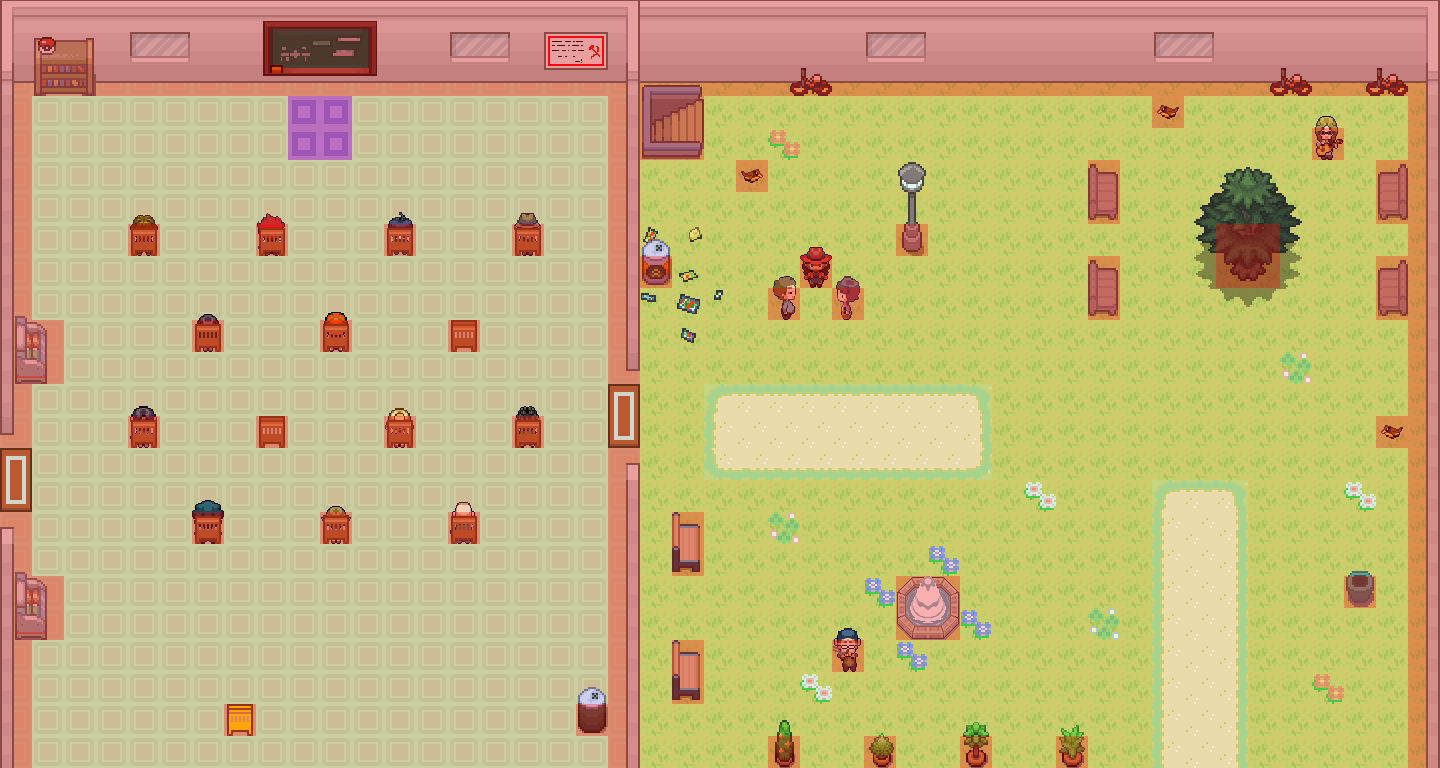

A 2D game scene composited from a Tiled map and its tileset images. What follows is a short description and the map's XML, with each tile layer's data collapsed to a summary:
An orthogonal 45x24 tile map with 32x32 px tiles, 6 tile layers (Ground1, Ground2, Collision1, Collision2, ...) and 19 objects (15x sign, 2x door, Spawn Point, bigSign).

<map version="1.5" tiledversion="1.7.2" orientation="orthogonal" renderorder="right-down" width="45" height="24" tilewidth="32" tileheight="32" infinite="0" nextlayerid="8" nextobjectid="22">
 <editorsettings>
  <export target="university-new.json" format="json" />
 </editorsettings>
 <tileset firstgid="1" name="tileset" tilewidth="32" tileheight="32" tilecount="1365" columns="39">
  <image source="tileset.png" width="1248" height="1120" />
 </tileset>
 <layer id="1" name="Ground1" width="45" height="24">
  <data>[1080 cells, 1080 non-empty, 2 distinct tile ids]</data>
 </layer>
 <layer id="2" name="Ground2" width="45" height="24">
  <data>[1080 cells, 87 non-empty, 30 distinct tile ids]</data>
 </layer>
 <layer id="4" name="Collision1" width="45" height="24">
  <data>[1080 cells, 244 non-empty, 61 distinct tile ids]</data>
 </layer>
 <layer id="3" name="Collision2" width="45" height="24">
  <data>[1080 cells, 61 non-empty, 33 distinct tile ids]</data>
 </layer>
 <layer id="5" name="Above" width="45" height="24">
  <data>[1080 cells, 39 non-empty, 38 distinct tile ids]</data>
 </layer>
 <layer id="7" name="CollisionLayer" width="45" height="24">
  <data>[1080 cells, 253 non-empty, 1 distinct tile ids]</data>
 </layer>
 <objectgroup id="6" name="Objects">
  <object id="1" name="Spawn Point" x="1200" y="704">
   <point />
  </object>
  <object id="2" name="door" type="door" gid="1" x="1168" y="768" width="64" height="16">
   <properties>
    <property name="destination" value="OverworldScene" />
    <property name="link" type="bool" value="false" />
   </properties>
  </object>
  <object id="3" name="door" type="door" gid="1" x="0" y="512" width="16" height="64">
   <properties>
    <property name="destination" value="teaching" />
    <property name="link" type="bool" value="true" />
   </properties>
  </object>
  <object id="4" name="sign" type="sign" gid="1" x="832" y="672" width="32" height="32">
   <properties>
    <property name="direction" value="up" />
    <property name="text">Shhhhh...
Hahahahaha</property>
    <property name="text_es">Shhhhh...
Jajajajaja</property>
   </properties>
  </object>
  <object id="5" name="sign" type="sign" gid="1" x="800" y="288" width="32" height="32">
   <properties>
    <property name="direction" value="up" />
    <property name="text">How cool
is my hat?</property>
    <property name="text_es">Cuán cool
es mi sombrero?</property>
   </properties>
  </object>
  <object id="7" name="sign" type="sign" gid="1" x="1312" y="160" width="32" height="32">
   <properties>
    <property name="direction" value="up" />
    <property name="text">Caritoooo
suelta tu pena</property>
    <property name="text_es">Caritoooo
suelta tu pena</property>
   </properties>
  </object>
  <object id="8" name="sign" type="sign" gid="1" x="128" y="256" width="32" height="32">
   <properties>
    <property name="direction" value="down" />
    <property name="text">Hi teacher,
when is the exam?</property>
    <property name="text_es">Profesor,
cuándo es el examen?</property>
   </properties>
  </object>
  <object id="9" name="sign" type="sign" gid="1" x="256" y="256" width="32" height="32">
   <properties>
    <property name="direction" value="down" />
    <property name="text">Hi teacher,
when is the exam?</property>
    <property name="text_es">Profesor,
cuándo es el examen?</property>
   </properties>
  </object>
  <object id="10" name="sign" type="sign" gid="1" x="512" y="256" width="32" height="32">
   <properties>
    <property name="direction" value="down" />
    <property name="text">Hi teacher,
when is the exam?</property>
    <property name="text_es">Profesor,
cuándo es el examen?</property>
   </properties>
  </object>
  <object id="11" name="sign" type="sign" gid="1" x="320" y="352" width="32" height="32">
   <properties>
    <property name="direction" value="down" />
    <property name="text">Hi teacher,
when is the exam?</property>
    <property name="text_es">Profesor,
cuándo es el examen?</property>
   </properties>
  </object>
  <object id="12" name="sign" type="sign" gid="1" x="384" y="448" width="32" height="32">
   <properties>
    <property name="direction" value="down" />
    <property name="text">Hi teacher,
when is the exam?</property>
    <property name="text_es">Profesor,
cuándo es el examen?</property>
   </properties>
  </object>
  <object id="13" name="sign" type="sign" gid="1" x="512" y="448" width="32" height="32">
   <properties>
    <property name="direction" value="down" />
    <property name="text">Hi teacher,
when is the exam?</property>
    <property name="text_es">Profesor,
cuándo es el examen?</property>
   </properties>
  </object>
  <object id="14" name="sign" type="sign" gid="1" x="192" y="544" width="32" height="32">
   <properties>
    <property name="direction" value="down" />
    <property name="text">Hi teacher,
when is the exam?</property>
    <property name="text_es">Profesor,
cuándo es el examen?</property>
   </properties>
  </object>
  <object id="15" name="sign" type="sign" gid="1" x="384" y="256" width="32" height="32">
   <properties>
    <property name="direction" value="down" />
    <property name="text">Teacher, what will
be on the exam?</property>
    <property name="text_es">Profesor,
qué va a tomar en el examen?</property>
   </properties>
  </object>
  <object id="16" name="sign" type="sign" gid="1" x="192" y="352" width="32" height="32">
   <properties>
    <property name="direction" value="down" />
    <property name="text">Will the exam
be difficult?</property>
    <property name="text_es">El examen
será difícil?</property>
   </properties>
  </object>
  <object id="17" name="sign" type="sign" gid="1" x="128" y="448" width="32" height="32">
   <properties>
    <property name="direction" value="down" />
    <property name="text">If I fail the exam
Do I get a do-over?</property>
    <property name="text_es">Hay recuperatorio
del examen?</property>
   </properties>
  </object>
  <object id="18" name="sign" type="sign" gid="1" x="320" y="544" width="32" height="32">
   <properties>
    <property name="direction" value="down" />
    <property name="text">What course
is this?</property>
    <property name="text_es">Qué curso
es este?</property>
   </properties>
  </object>
  <object id="19" name="sign" type="sign" gid="1" x="448" y="544" width="32" height="32">
   <properties>
    <property name="direction" value="down" />
    <property name="text">Will the exam
be written?</property>
    <property name="text_es">El examen
será escrito?</property>
   </properties>
  </object>
  <object id="21" name="bigSign" type="bigSign" gid="1" x="296" y="160" width="48" height="64">
   <properties>
    <property name="signX" type="int" value="96" />
    <property name="signY" type="int" value="514" />
    <property name="sm_signX" type="int" value="208" />
    <property name="sm_signY" type="int" value="336" />
    <property name="text">I received my PhD in Philosophy
from the University  of Buenos
 Aires in 2020. I have taught
more than 20 courses at the
undergrad and postgrad levels,
with subjects ranging from logic
to philosophy of science, of
biology and the methodology of
science. To know more, exit through
the door at the left of this room.</property>
    <property name="text_es">Recibí mi doctorado en Filosofía
de la Universidad de Buenos Aires
en 2020. He dictado más de 20 cursos
en los niveles universitario y de
posgrado, sobre temas de lógica,
filosofía de la ciencia, de la
biología y de metodología de la
ciencia. Para saber más, sal por la
puerta de la izquierda.</property>
   </properties>
  </object>
 </objectgroup>
</map>
